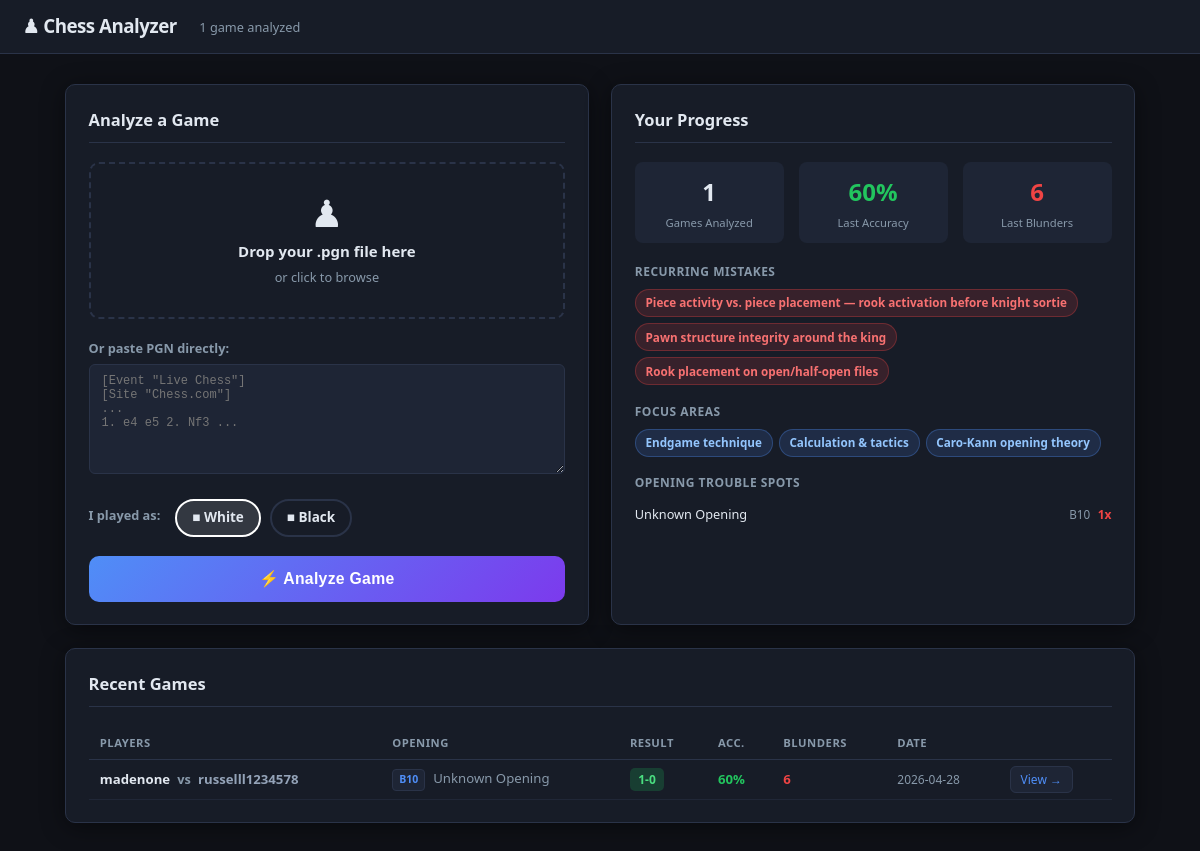
The page / on the database its author committed.
### tables this page shows
CREATE TABLE games (
                id INTEGER PRIMARY KEY AUTOINCREMENT,
                filename TEXT,
                pgn_text TEXT,
                user_color TEXT,
                white_player TEXT,
                black_player TEXT,
                result TEXT,
                opening TEXT,
                eco TEXT,
                accuracy INTEGER,
                blunders INTEGER,
                mistakes INTEGER,
                inaccuracies INTEGER,
                total_moves INTEGER,
                analyzed_at TEXT,
                analysis_json TEXT
            );

### app.py (the view)
@app.route("/")
def index():
    memory = load_memory()
    games = chess_db.get_recent_games(10)
    return render_template("index.html", memory=memory, games=games)

### app.py (called while the page is built, shortened)
def load_memory() -> dict:
    if MEMORY_FILE.exists():
        try:
            return json.loads(MEMORY_FILE.read_text(encoding="utf-8"))
        except Exception:
            pass

### chess_db.py (called while the page is built)
def get_recent_games(limit=10):
    with sqlite3.connect(DB_PATH) as conn:
        conn.row_factory = sqlite3.Row
        rows = conn.execute(
            "SELECT id, filename, white_player, black_player, result, opening, "
            "eco, accuracy, blunders, mistakes, inaccuracies, total_moves, analyzed_at "
            "FROM games ORDER BY id DESC LIMIT ?",
            (limit,)
        ).fetchall()
        return [dict(r) for r in rows]

### templates/index.html (shortened to what this page needs)
<!DOCTYPE html>
<html lang="en">
<head>
  <link rel="stylesheet" href="{{ url_for('static', filename='css/style.css') }}">
</head>
<body>
<header class="site-header">
  <div class="header-inner">
    <div class="logo">♟ Chess Analyzer</div>
    <nav>
      {% if games %}
      <span class="nav-label">{{ games|length }} game{{ 's' if games|length != 1 }} analyzed</span>
      {% endif %}
    </nav>
  </div>
</header>
<main class="home-layout">
  <section class="upload-panel card">
    <h2 class="section-title">Analyze a Game</h2>
    <form id="analyzeForm" enctype="multipart/form-data">
      <div class="drop-zone" id="dropZone">
        <div class="drop-icon">♟</div>
        <p class="drop-text">Drop your <strong>.pgn</strong> file here</p>
        <p class="drop-sub">or click to browse</p>
      </div>
      <div class="paste-section">
        <label class="field-label">Or paste PGN directly:</label>
        <textarea id="pgnText" name="pgn_text" class="pgn-textarea"
                  placeholder="[Event &quot;Live Chess&quot;]&#10;[Site &quot;Chess.com&quot;]&#10;...&#10;1. e4 e5 2. Nf3 ..."></textarea>
      </div>
      <div class="color-row">
        <label class="field-label">I played as:</label>
        <div class="color-pills">
          <label class="pill">
            <span class="pill-btn white-pill">&#9632; White</span>
          </label>
          <label class="pill">
            <span class="pill-btn black-pill">&#9632; Black</span>
          </label>
        </div>
      </div>
      <button type="submit" class="analyze-btn" id="analyzeBtn">
        ⚡ Analyze Game
      </button>
    </form>
  </section>
  <section class="card progress-card" id="yourProgress">
    <h2 class="section-title">Your Progress</h2>
    {% if memory.games_analyzed == 0 %}
    <p class="no-data">No games analyzed yet. Upload your first game to start tracking your improvement.</p>
    {% else %}
    <div class="memory-stats">
      <div class="stat-box">
        <div class="stat-num">{{ memory.games_analyzed }}</div>
        <div class="stat-label">Games Analyzed</div>
      </div>
      {% if memory.performance_trend %}
      {% set last = memory.performance_trend[-1] %}
      <div class="stat-box">
        <div class="stat-num accent">{{ last.accuracy }}%</div>
        <div class="stat-label">Last Accuracy</div>
      </div>
      <div class="stat-box">
        <div class="stat-num warn">{{ last.blunders }}</div>
        <div class="stat-label">Last Blunders</div>
      </div>
      {% endif %}
    </div>
    {% if memory.most_common_mistakes %}
    <div class="memory-block">
      <h3 class="mem-heading">Recurring Mistakes</h3>
      <ul class="tag-list">
        {% for m in memory.most_common_mistakes[:6] %}
        <li class="tag tag-red">{{ m }}</li>
        {% endfor %}
      </ul>
    </div>
    {% endif %}
    {% if memory.improvement_areas %}
    <div class="memory-block">
      <h3 class="mem-heading">Focus Areas</h3>
      <ul class="tag-list">
        {% for a in memory.improvement_areas[:5] %}
        <li class="tag tag-blue">{{ a }}</li>
        {% endfor %}
      </ul>
    </div>
    {% endif %}
    {% if memory.opening_gaps %}
    <div class="memory-block">
      <h3 class="mem-heading">Opening Trouble Spots</h3>
      <ul class="gap-list">
        {% for g in memory.opening_gaps[:4] %}
        <li>
          <span class="gap-name">{{ g.opening }}</span>
          <span class="gap-eco">{{ g.eco }}</span>
          <span class="gap-count">{{ g.error_count }}x</span>
        </li>
        {% endfor %}
      </ul>
    </div>
    {% endif %}
    {% endif %}
  </section>
  {% if games %}
  <section class="card recent-games-card">
    <h2 class="section-title">Recent Games</h2>
    <div class="games-table-wrap">
      <table class="games-table">
        <thead>
          <tr>
            <th>Players</th>
            <th>Opening</th>
            <th>Result</th>
            <th>Acc.</th>
            <th>Blunders</th>
            <th>Date</th>
            <th></th>
          </tr>
        </thead>
        <tbody>
          {% for g in games %}
          <tr>
            <td class="players-cell">
              <span class="player-white">{{ g.white_player }}</span>
              <span class="vs-sep">vs</span>
              <span class="player-black">{{ g.black_player }}</span>
            </td>
            <td class="opening-cell">
              <span class="eco-badge">{{ g.eco or '?' }}</span>
              {{ (g.opening or 'Unknown')[:30] }}{% if (g.opening or '')|length > 30 %}…{% endif %}
            </td>
            <td>
              <span class="result-badge result-{{ g.result|replace('/', '-')|replace('*','x') }}">
                {{ g.result }}
              </span>
            </td>
            <td class="acc-cell">{{ g.accuracy }}%</td>
            <td class="blunder-cell {% if g.blunders >= 3 %}high{% elif g.blunders >= 1 %}mid{% endif %}">
              {{ g.blunders }}
            </td>
            <td class="date-cell">{{ (g.analyzed_at or '')[:10] }}</td>
            <td>
              <a href="{{ url_for('view_game', game_id=g.id) }}" class="view-btn">View →</a>
            </td>
          </tr>
          {% endfor %}
        </tbody>
      </table>
    </div>
  </section>
  {% endif %}
</main>
</body>
</html>

### rows shown on the page
games: opening "Unknown Opening", eco "B10", error_count "1", white_player "madenone", black_player "russelll1234578", result "1-0", accuracy "60", blunders "6", analyzed_at "2026-04-28"

### other values the page prints
{{ games|length }} "1"
{{ memory.games_analyzed }} "1"
{{ last.accuracy }} "60"
{{ last.blunders }} "6"
{{ m }} "Piece activity vs. piece placement — rook activation before knight sortie" "Pawn structure integrity around the king" "Rook placement on open/half-open files"
{{ a }} "Endgame technique" "Calculation & tactics" "Caro-Kann opening theory"
